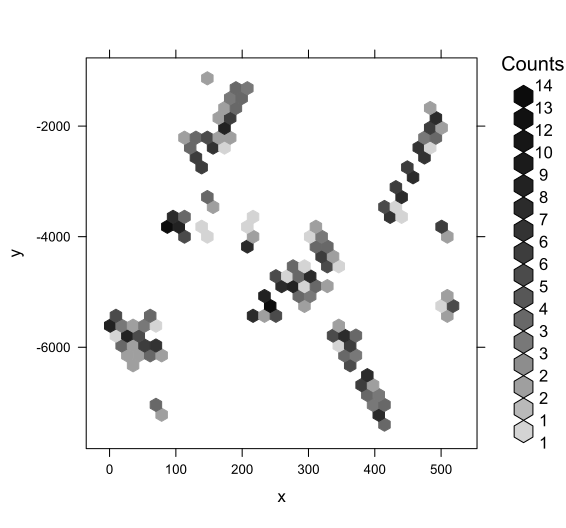

Here is the R script that generated this plot:
# "Пчелиные соты" - гексагональный график распределения значений данных по ячейкам сот.

# ЧАСТЬ-1. готовим датафрейм. 
	# шаг-1. вчитываем таблицу с данными. делаем из нее исходный датафрейм. чистим датафрейм от NA


MDepths <- read.csv("Depths.csv", header=TRUE, sep = ",")
Ml <- na.omit(MDepths) 
row.has.na <- apply(Ml, 1, function(x){any(is.na(x))}) 
sum(row.has.na) 
head(Ml)

MDTt = melt(setDT(Ml), measure = patterns("^profile"), value.name = c("depth"))
head(MDTt)


library(hexbin) 

# ЧАСТЬ-2. рисуем диаграмму-"пчелиные соты".

x = as.factor(MDTt$variable)
y = MDTt$depth

hexbinplot(y ~ x, MDTt, aspect = 1,
           trans = sqrt, inv = function(x) x^2)
 

x = MDF$profile
y = MDF$Min

hexbinplot(y ~ x, MDF, aspect = 1,
           trans = sqrt, inv = function(x) x^2)
